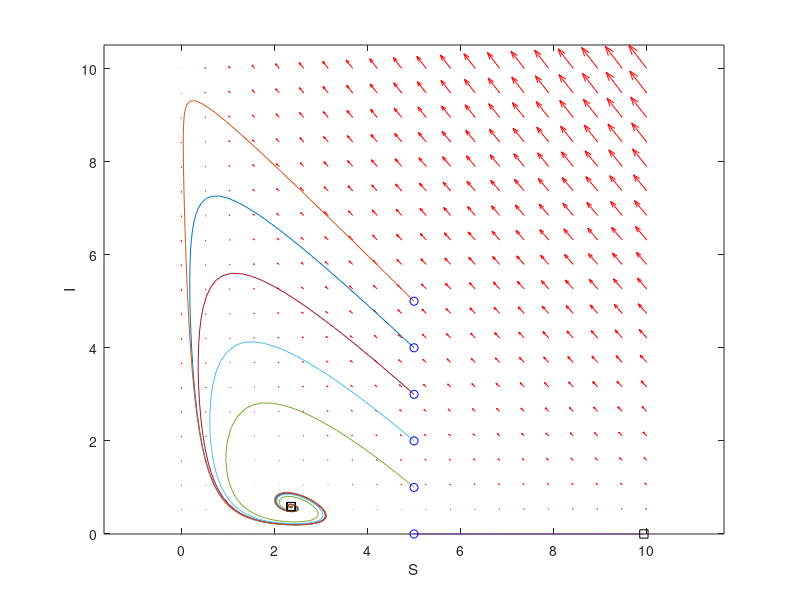

This figure's MATLAB source:
%initialisation des paramètres
beta1=0.09;
beta2=0.001;
beta3=0.03;
beta4=0.02;
alpha=0.001;
gamma1=0.001;
gamma2=0.001;
ksi=0.9;
N=10;
A=N/3;

%coefficient de diffusion
ds=0.1;
di=0.1;
dr=0.1;

%discretisation temporelle
T=20;
Nt=1000;
dt=T/Nt;
t=0:dt:T;

%definition de l'espace en 1d
h=0.1;
x0=0;
x1=100;
x=x0:h:x1;
J=length(x);

%variables dynamiques
S=zeros(1,Nt+1);
I=zeros(1,Nt+1);
R=zeros(1,Nt+1);
newS=zeros(1,Nt+1);
newI=zeros(1,Nt+1);
newR=zeros(1,Nt+1);

%conditions initiales
S(1)=990;
I(1)=10;
R(1)=0;
%S(1)=(beta1(2*beta1-2*beta2+beta3)*N+gamma1*(beta1-beta2))/beta1*(beta1-beta2+beta3);
%I(1)=(beta1*beta2*N+gamma*beta2)/beta1*(beta1-beta2+beta3);
%condition de Neumann et laplacien
 L = sparse(1:J,1:J,-2); % matrice creuse, compacte en memoire/sparse matrix, compact in memory, with -2 on the diagonal
 L = spdiags(ones(J,2),[-1 1],L); % forme la matrice tridiagonale/fill in the off-diagonals 
 L(1,:) = 0; % v(x0) est donne par les conditions au bord/v(x0) will be set by the boundary conditions
 L(J,:) = 0; % w(x1) est donne par les conditions au bord/w(x1) will be set by the boundary conditions

%boucles
for tt=1:Nt-1
    %modele simple
    newS=(-beta1*S(tt)*I(tt)-beta2*S(tt)*R(tt))*dt;
    newI=(beta1*S(tt)*I(tt)-gamma2*I(tt)-beta3*I(tt)*R(tt))*dt;
    newR=(gamma2*I(tt)+beta2*S(tt)*R(tt)+beta3*I(tt)*R(tt))*dt;
    
    %modele avec effet Allee
    %newS=(-beta1*S(tt)*I(tt)*(1-S(tt)/I(tt))*(S(tt)/A-1)-beta2*S(tt)*R(tt))*dt;
    %newI=(beta1*S(tt)*I(tt)*(1-S(tt)/I(tt))*(S(tt)/A-1)-gamma2*I(tt)-beta3*I(tt)*R(tt))*dt;
    %newR=(gamma2*I(tt)+beta2*S(tt)*R(tt)+beta3*I(tt)*R(tt))*dt;

    %modele SIRS 
    %newS=(-beta1*S(tt)*I(tt)-beta2*S(tt)*R(tt)+beta4*R(tt))*dt;
    %newI=(beta1*S(tt)*I(tt)-gamma2*I(tt)-beta3*I(tt)*R(tt))*dt;
    %newR=(gamma2*I(tt)+beta2*S(tt)*R(tt)+beta3*I(tt)*R(tt)-beta4*R(tt))*dt;

    %modele avec incidence dependant de S^2
    %newS=(-beta1*S(tt)^2*I(tt)-beta2*S(tt)*R(tt))*dt;
    %newI=(beta1*S(tt)^2*I(tt)-gamma2*I(tt)-beta3*I(tt)*R(tt))*dt;
    %newR=(gamma2*I(tt)+beta2*S(tt)*R(tt)+beta3*I(tt)*R(tt))*dt;

    %modele avec taux d'incidence non monotone
    %peut faire de jolies choses
    %newS=(-beta1*S(tt)*I(tt)/(1+alpha*I(tt)^2)-beta2*S(tt)*R(tt))*dt;
    %newI=(beta1*S(tt)*I(tt)/(1+alpha*I(tt)^2)-gamma2*I(tt)-beta3*I(tt)*R(tt))*dt;
    %newR=(gamma2*I(tt)+beta2*S(tt)*R(tt)+beta3*I(tt)*R(tt))*dt;

    S(tt+1)=S(tt)+newS;
    I(tt+1)=I(tt)+newI;
    R(tt+1)=R(tt)+newR;
    %if S(tt+1)<0
    %    break
    %end
    %if I(tt+1)<0
    %    break
    %end
end

    
%plot
plot(t,S,t,I,t,R);
grid on;
xlabel("Time t");
ylabel("Number of individuals");
legend('S','I','R');

f=@(t,Y)[-beta1*Y(1)*Y(2)-beta2*Y(1)*(N-Y(1)-Y(2))+beta4*(N-Y(1)-Y(2));beta1*Y(1)*Y(2)-gamma2*Y(2)^2-beta3*Y(2)*(N-Y(1)-Y(2))];
y1=linspace(0,N,20);
y2=linspace(0,N,20);
[x,y]=meshgrid(y1,y2);
S=zeros(size(x));
I=zeros(size(x));
t=0;
for i=1:numel(x)
    Yprime=f(t,[x(i); y(i)]);
    S(i)=Yprime(1);
    I(i)=Yprime(2);
end
quiver(x,y,S,I,'r');figure(gcf)
xlabel('S');
ylabel('I');
axis tight equal;
hold on
for y20 = 0:5
    for x20=5
        [ts,ys] = ode45(f,[0,400],[x20;y20]);
        plot(ys(:,1),ys(:,2))
        plot(ys(1,1),ys(1,2),'bo') % starting point
        plot(ys(end,1),ys(end,2),'ks') % ending point
    end
end
hold off
